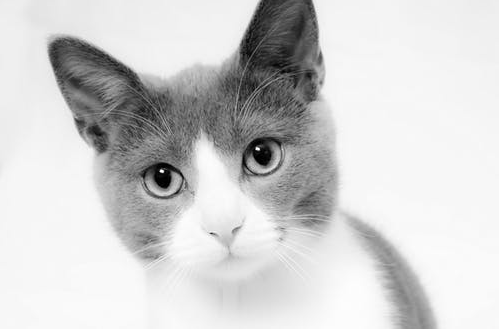
#> input picture cat.png, 499 x 329 px
$ python rotate.py
#> lines starting #> are read from the running program, lines starting #| are printed output that depends on the picture
import cv2
# read image as greyscale
img = cv2.imread(r'cat.png')
#> img is the input picture: shape (329, 499, 3); min 0, max 255, mean 208.1
# get image height, width
(h, w) = img.shape[:2]
#> h = 329; w = 499
# calculate the center of the image
center = (w / 2, h / 2)
#> center = (249.5, 164.5)

angle90 = 90
angle180 = 180
angle270 = 270

scale = 1.0

# Perform the counterclockwise rotation holding at the center
# 90 degrees
M = cv2.getRotationMatrix2D(center, angle90, scale)
#> M = [[6.12e-17, 1, 85], [-1, 6.12e-17, 414]]
rotated90 = cv2.warpAffine(img, M, (h, w))
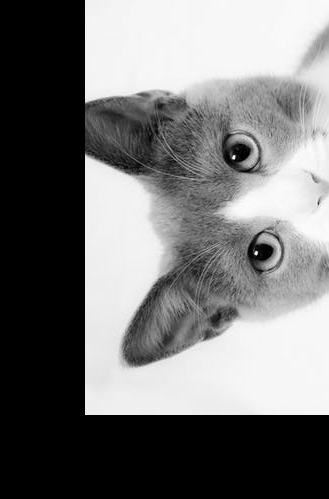
#> rotated90: shape (499, 329, 3); min 0, max 255, mean 117

# 180 degrees
M = cv2.getRotationMatrix2D(center, angle180, scale)
rotated180 = cv2.warpAffine(img, M, (w, h))
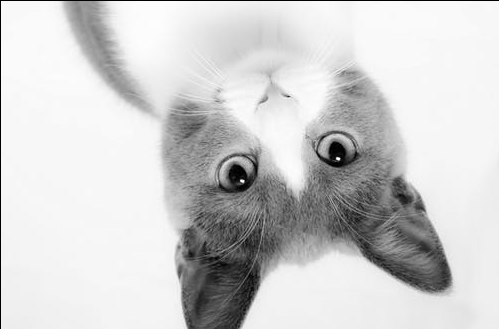
#> rotated180: shape (329, 499, 3); min 0, max 255, mean 206.9

# 270 degrees
M = cv2.getRotationMatrix2D(center, angle270, scale)
rotated270 = cv2.warpAffine(img, M, (h, w))
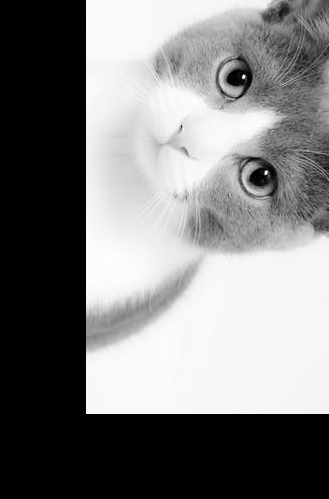
#> rotated270: shape (499, 329, 3); min 0, max 255, mean 125.6

cv2.imshow('Original Image', img)
cv2.waitKey(0)  # waits until a key is pressed
cv2.destroyAllWindows()  # destroys the window showing image

cv2.imshow('Image rotated by 90 degrees', rotated90)
cv2.waitKey(0)  # waits until a key is pressed
cv2.destroyAllWindows()  # destroys the window showing imag

cv2.imshow('Image rotated by 180 degrees', rotated180)
cv2.waitKey(0)  # waits until a key is pressed
cv2.destroyAllWindows()  # destroys the window showing image

cv2.imshow('Image rotated by 270 degrees', rotated270)
cv2.waitKey(0)  # waits until a key is pressed
cv2.destroyAllWindows()  # destroys the window showing image
